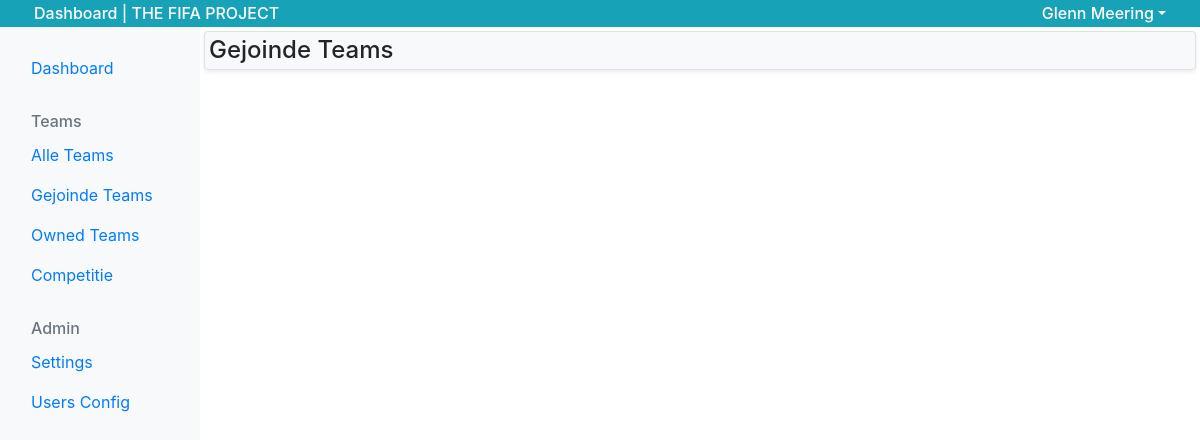
The page /dashboard/dashboard_page_joined_teams.php (signed in) on the database as committed earlier.
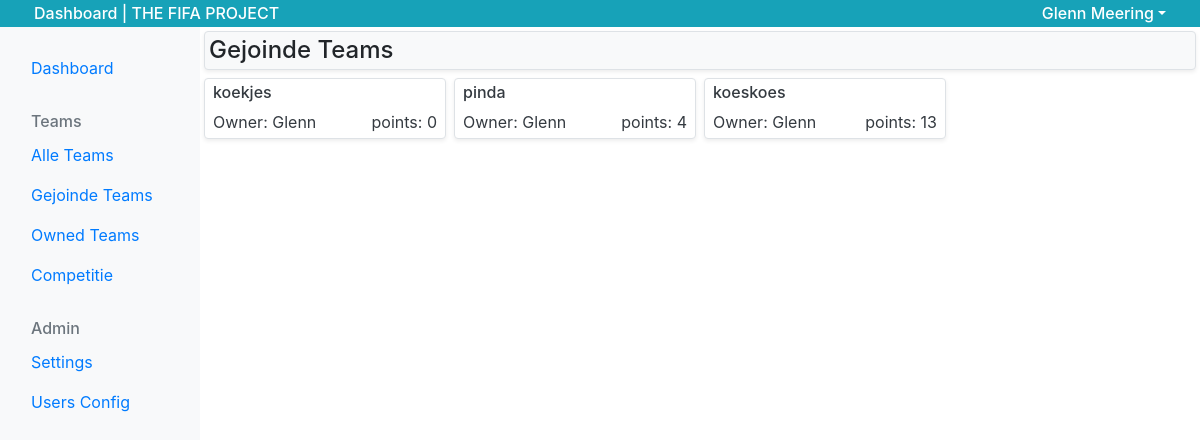
The same page on the database as committed later.
### tables this page shows
CREATE TABLE `user_team` (
  `id` int(11) UNSIGNED NOT NULL,
  `user` int(11) UNSIGNED NOT NULL,
  `team` int(11) UNSIGNED NOT NULL
);

CREATE TABLE `teams` (
  `id` int(11) UNSIGNED NOT NULL,
  `name` varchar(30) NOT NULL,
  `owner` int(11) UNSIGNED NOT NULL,
  `points` int(11) UNSIGNED NOT NULL DEFAULT '0',
  `created-at` datetime NOT NULL,
  `edit-at` datetime NOT NULL,
  `entered` tinyint(1) DEFAULT NULL
);

CREATE TABLE `users` (
  `id` int(11) UNSIGNED NOT NULL,
  `firstname` varchar(255) NOT NULL,
  `middlename` varchar(255) DEFAULT NULL,
  `lastname` varchar(255) NOT NULL,
  `email` varchar(255) NOT NULL,
  `password` varchar(255) NOT NULL,
  `administrator` tinyint(1) DEFAULT NULL,
  `dev_admin` tinyint(1) DEFAULT NULL,
  `registers_date` datetime NOT NULL
);

### dashboard/dashboard_page_joined_teams.php (the view, shortened to what this page needs)
<?php
require 'dashboard_header.php';
require 'dashboard_navigation.php';
$sql = "SELECT us.team as id,
               t.name as name,
               t.points as points,
               u.firstname as owner
        FROM `user_team` us
        INNER JOIN `users` u ON us.user = u.id
        INNER JOIN `teams` t ON us.team = t.id
        WHERE us.user = :id";
$prepare = $db->prepare($sql);
$prepare->execute([
  'id' => $_SESSION['id']
]);
$teams = $prepare->fetchAll(2);
echo'<div class="row justify-content-center">';
?>
  <div class="col-12 p-0">
    <h2 class="h4 p-1 bg-light rounded m-1 border shadow-sm">Gejoinde Teams</h2>
  </div>
  <div class="col-12 row p-0">
  <?php
      foreach ($teams as $team)
      {
        echo "
        <div class=\"col-xl-3 col-lg-4 col-md-6 my-1 p-0\">
          <a href=\"dashboard_page_team_details.php?id={$team['id']}\" class=\"bg-white border d-block p-1  px-2 rounded shadow-sm text-dark mx-1\">
            <h2 class=\"h6\">{$team['name']}</h2>
            <div class=\"d-flex justify-content-between\">
              <p class=\"m-0\">Owner: {$team['owner']}</p>
              <p class=\"m-0\">points: {$team['points']}</p>
            </div>
          </a>
        </div>";
      }
    ?>
  </div>
</div>
<?php
require 'dashboard_footer.php';

Rows that differ between the two databases and show on the page:
added user_team: teams.name "koekjes", users.firstname "Glenn", teams.points "0"
added user_team: teams.name "pinda", users.firstname "Glenn", teams.points "4"
added user_team: teams.name "koeskoes", users.firstname "Glenn", teams.points "13"
